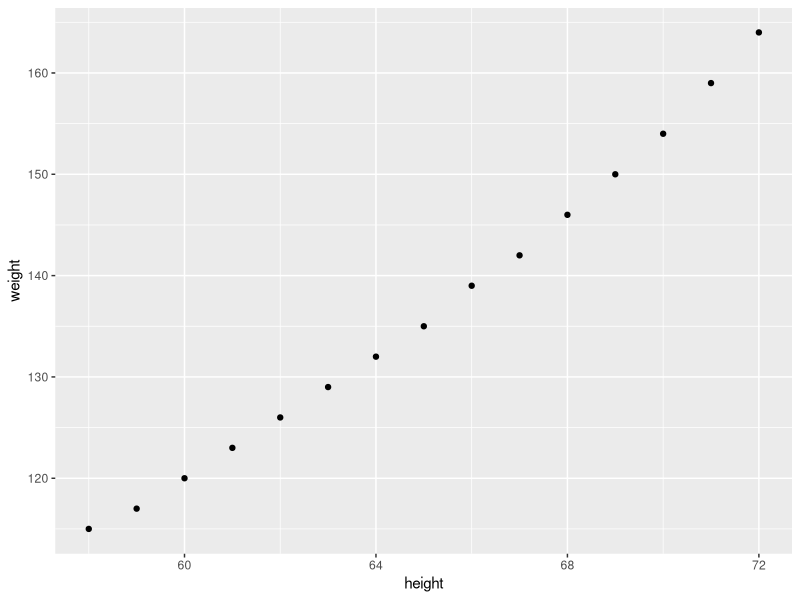
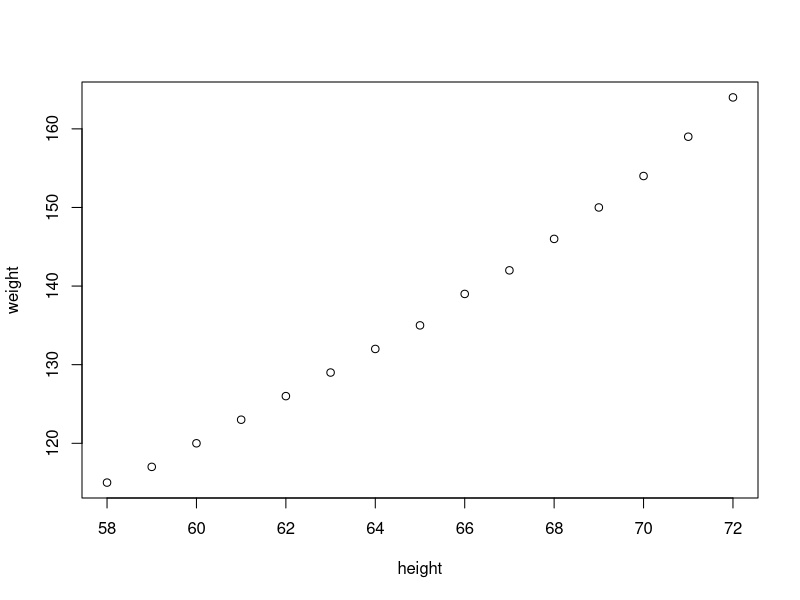

Generate these figures, in order, with R:
library(tidyverse)
women

ggplot(women, aes(x=height, y=weight)) + geom_point()

plot(women)

## 단순선형회귀식
# X값이 1개
# y값이 1개

fit <- lm(weight~height, data = women)

abc <- c('1,234,567', '8,910,112', '3,456,789')
gsub(',', '', abc)

# weight = 3.45 * height -87.52
fit$residuals

# 선정독등비
# 선형성가정 - 상관관계
# 정규성가정 - qq플롯
# 독립성가정 - 오차항 독립성가정
# 등분산성가정 - 잔차 등분산성
# 다중공선성
# multicolinearity, multi-colinearity

states <- as.data.frame(state.x77)
states

df1_test <- data.frame(x1=c(1, 2, 3), y1=c('a', 'b', 'c'))
names(df1_test) <- c('A')  # 의도치 않게 결측치를 만듬
df1_test

### rename을 쓰기위한 library 호출
install.packages('reshape')
library(reshape)
names(states)

states <- rename(states, c('Life Exp' = 'Life_Exp', 'HS Grad' = 'HS_Grad'))
names(states)

## rename 참고
#Cars93_subset <- rename(Cars93_subset, 
#                        c(V1 = "V1_Manufacturer", 
#                          V2 = "V2_Model",
#                          V3 = "V3_Type", 
#                          V4 = "V4_Min.Price", 
#                          V5 = "V5_Price"))



cor(states)
